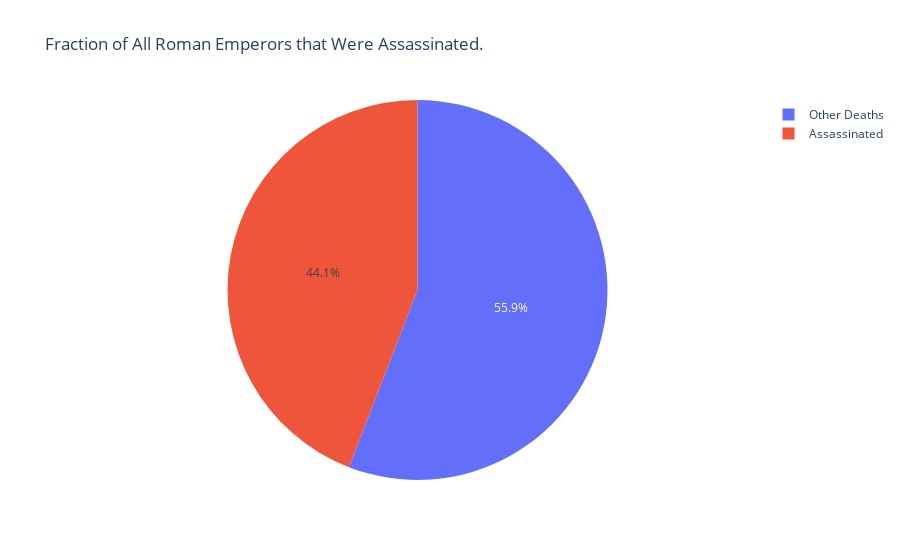

Here is the notebook cell this chart was saved with:
### Markdown cell above
### Q9

### Code cell
import plotly.express as px

data = pd.read_csv('roman-emperor-reigns.csv')
assassinated_emperors = data[data['Cause_of_Death'].apply(lambda x: 'assassinated' in x.lower())]

ass_n = len(assassinated_emperors)
other_deaths = len(data) - ass_n #so we can figure out the number of the 2nd category

vals = [other_deaths, ass_n]
labels = ['Other Deaths','Assassinated']
figure = px.pie(labels, values = vals, names = labels,title="Fraction of All Roman Emperors that Were Assassinated.")
figure

### Figure 1 — Plotly figure (JSON) as saved in the notebook; plotly's stock layout.template omitted (floating-point values rounded to 4 significant figures)
{"data": [{"domain": {"x": [0, 1], "y": [0, 1]}, "hovertemplate": "label=%{label}<br>value=%{value}<extra></extra>", "labels": ["Other Deaths", "Assassinated"], "legendgroup": "", "name": "", "showlegend": true, "type": "pie", "values": [38, 30]}], "layout": {"legend": {"tracegroupgap": 0}, "title": {"text": "Fraction of All Roman Emperors that Were Assassinated."}}}
